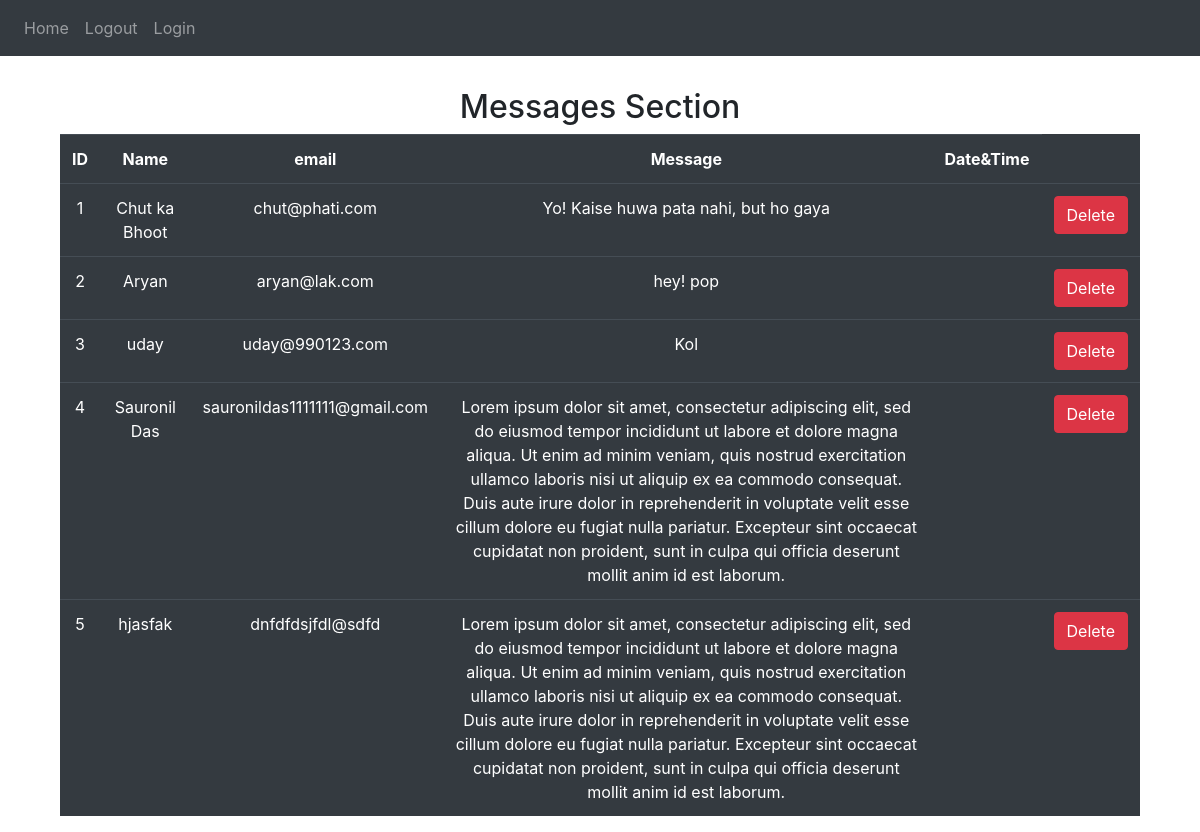
/messages (signed in), run on an earlier commit of the app's database.
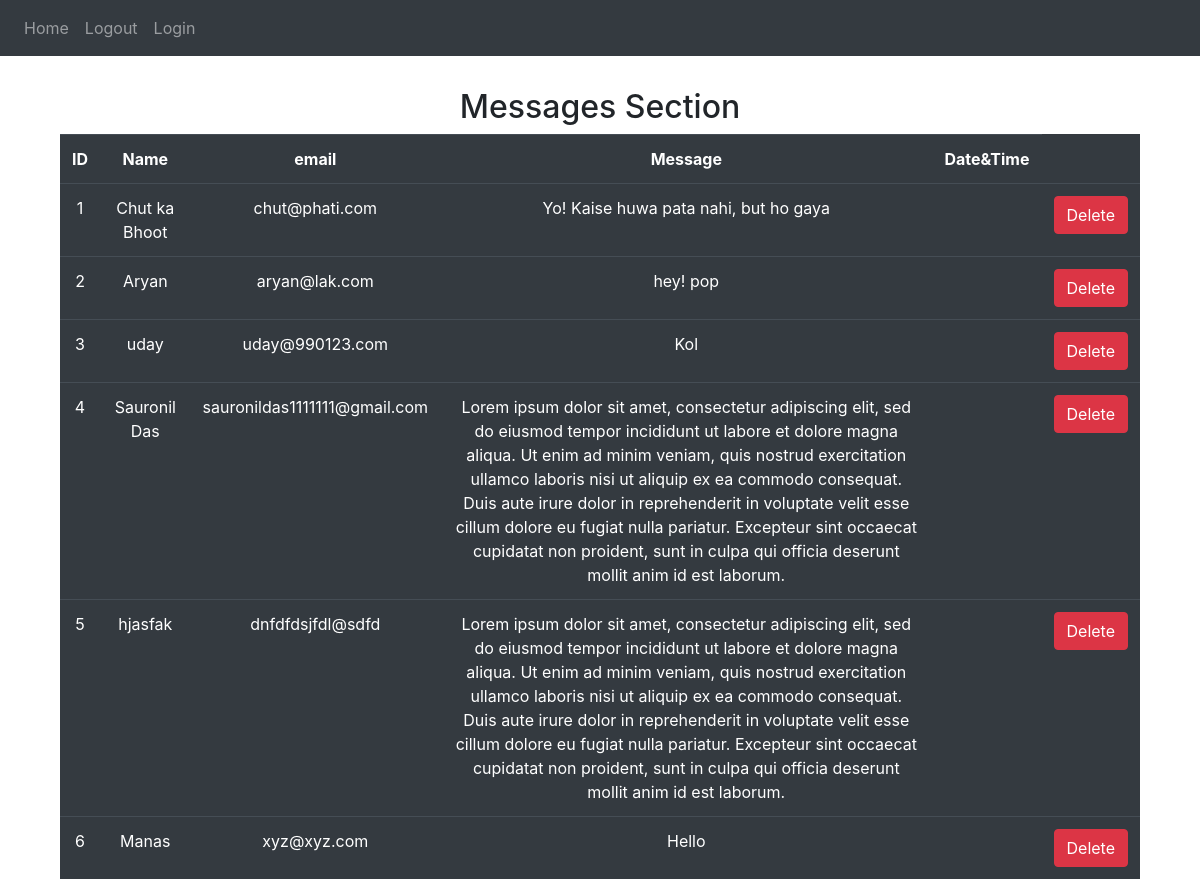
And on a later commit of the database.
### my_portfolio/models.py (models this page shows, shortened)
class Users(db.Model):
    id=db.Column(db.Integer, primary_key=True)
    name = db.Column(db.String(30), nullable=False)
    email = db.Column(db.String(120), nullable=False, unique=True)
    message =db.Column(db.String(200), nullable=False)
    date_added=db.Column(db.DateTime, default=datetime.utcnow)

### my_portfolio/__init__.py (the view)
@app.route('/messages')
@login_required
def messages():
    message_data=Users.query.all()
    print(message_data)
    return render_template('messages.html', messages=message_data)

### my_portfolio/__init__.py (called while the page is built)
@login_manager.user_loader
def load_user(user_id):
    return SuperUser.query.get(int(user_id))

### my_portfolio/templates/messages.html (shortened to what this page needs)
{% extends 'base.html' %}
{% block content %}
<div class="container">
    <div class="well text-center">
        <div class="jumbotron-fluid p-3"> </div>
        <h2> Messages Section </h2>
        <table class="table table-hover table-dark">
            <tr>
                <th>ID</th>
                <th>Name</th>
                <th>email</th>
                <th>Message</th>
                <th>Date&Time</th>
            </tr>
            {% for row in messages %}
            <tr>
                <td>{{row.id}}</td>
                <td>{{row.name}}</td>
                <td>{{row.email}}</td>
                <td>{{row.message}}</td>
                <td>{{row.date}}</td>
                <td>
                    <a href="" class="btn btn-danger btn-xs" onclick="return confirm('Do You Want to Delete?')">Delete</a>
                </td>
            </tr>
            {% endfor %}
        </table>
    </div>
</div>
{% endblock %}

### my_portfolio/templates/base.html (shortened to what this page needs)
<!DOCTYPE html>
<html>
  <head>
    <link
      rel="stylesheet"
      href="https://stackpath.bootstrapcdn.com/bootstrap/4.4.1/css/bootstrap.min.css"
    />
    <link
      rel="stylesheet"
      href="https://stackpath.bootstrapcdn.com/font-awesome/4.7.0/css/font-awesome.min.css"
    />
  </head>
  <body>
    <nav class="navbar navbar-expand-lg navbar-dark bg-dark">
      <div class="collapse navbar-collapse" id="navbar">
        <div class="navbar-nav">
          <a class="nav-item nav-link" id="home" href="/index.html">Home</a>
          <a class="nav-item nav-link" id="logout" href="/login">Logout</a>
          <a class="nav-item nav-link" id="login" href="/login">Login</a>
        </div>
      </div>
    </nav>
    <div class="container">{% block content %}{% endblock %}
  </body>
</html>

What changed in the data, as far as the page shows it:
added Users: id "6", name "Manas", email "xyz@xyz.com", message "Hello"
